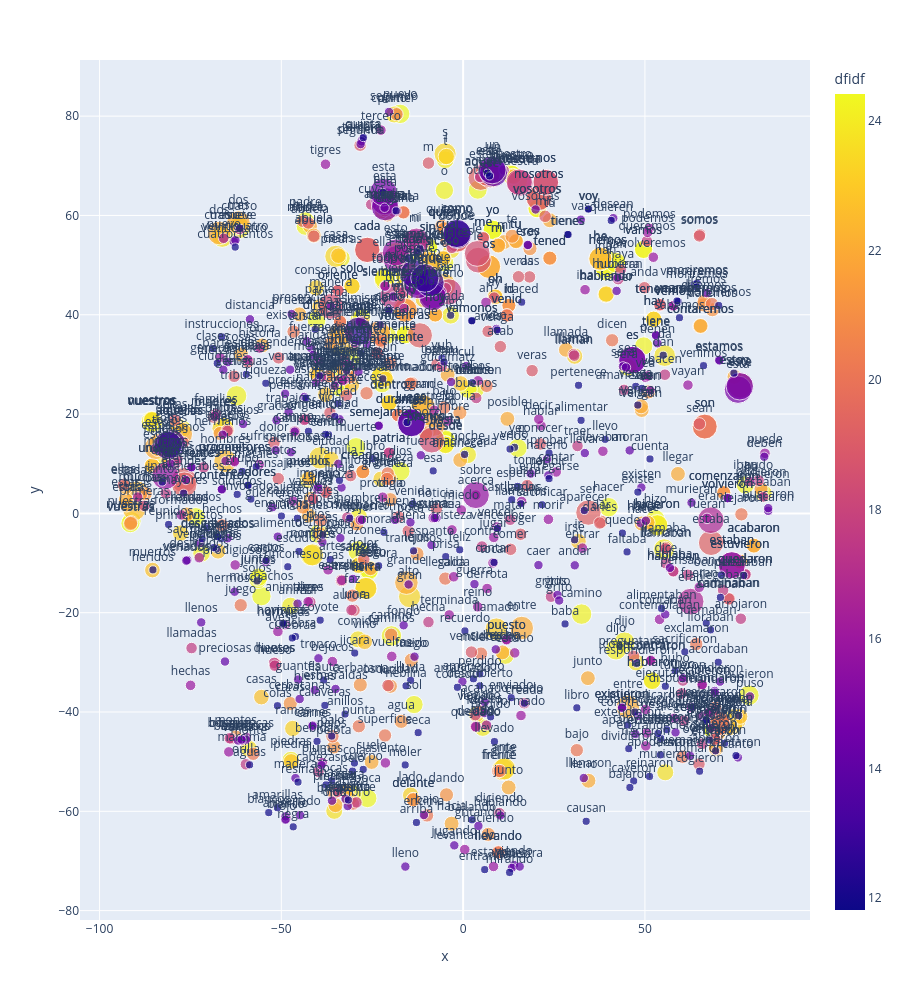

Write notebook code for a chart like this one.
### Code cell
fig = px.scatter(DF.reset_index().sort_values('dh', ascending=False).head(1000), 
           'x', 'y', 
           color='dfidf',
           size='df',
           text='term_str', 
           height=1000)
fig.update_traces(textposition='top center')
fig.show()

### Figure 1 — Plotly figure (JSON) as saved in the notebook; plotly's stock layout.template omitted (floating-point values rounded to 4 significant figures; data arrays with more than 128 entries replaced by an {"elided": "..."} marker saying what was removed)
{"data": [{"hovertemplate": "x=%{x}<br>y=%{y}<br>df=%{marker.size}<br>term_str=%{text}<br>dfidf=%{marker.color}<extra></extra>", "legendgroup": "", "marker": {"color": {"elided": "1000 float values"}, "coloraxis": "coloraxis", "size": {"elided": "1000 float values"}, "sizemode": "area", "sizeref": 0.09, "symbol": "circle"}, "mode": "markers+text", "name": "", "orientation": "v", "showlegend": false, "text": {"elided": "1000 str values"}, "textposition": "top center", "type": "scatter", "x": {"elided": "1000 float values"}, "xaxis": "x", "y": {"elided": "1000 float values"}, "yaxis": "y"}], "layout": {"coloraxis": {"colorbar": {"title": {"text": "dfidf"}}, "colorscale": [[0, "#0d0887"], [0.1111, "#46039f"], [0.2222, "#7201a8"], [0.3333, "#9c179e"], [0.4444, "#bd3786"], [0.5556, "#d8576b"], [0.6667, "#ed7953"], [0.7778, "#fb9f3a"], [0.8889, "#fdca26"], [1, "#f0f921"]]}, "height": 1000, "legend": {"itemsizing": "constant", "tracegroupgap": 0}, "margin": {"t": 60}, "xaxis": {"anchor": "y", "domain": [0, 1], "title": {"text": "x"}}, "yaxis": {"anchor": "x", "domain": [0, 1], "title": {"text": "y"}}}}
